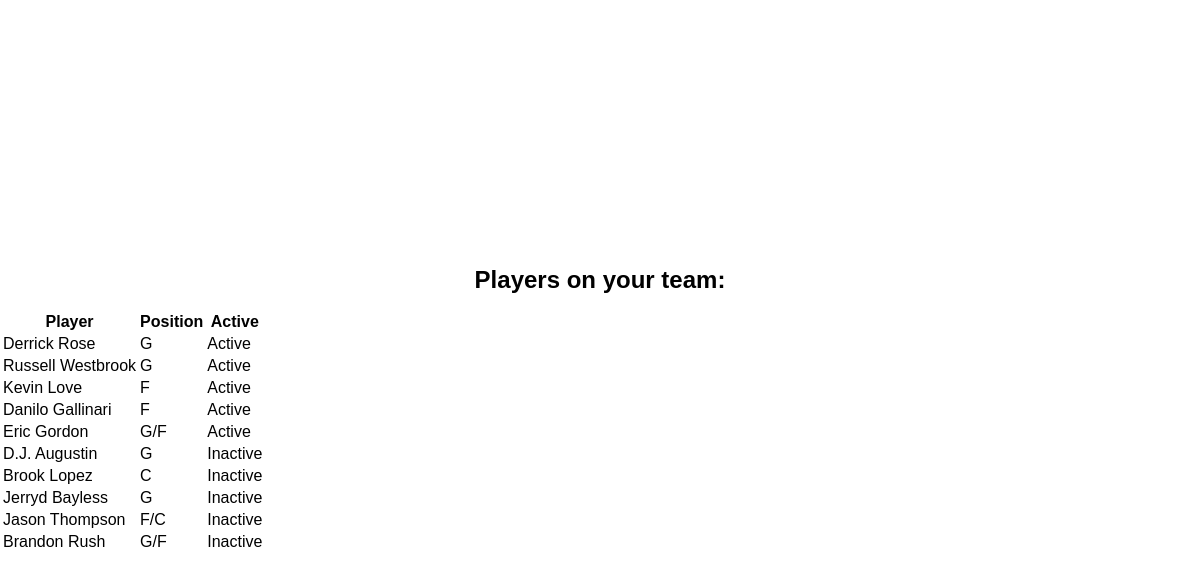
The app's page /team/33333333/1037 with its own data.
### tables this page shows
CREATE TABLE PlayerAthlete (
    LID INTEGER,
    PID INTEGER,
    teamID INTEGER, active INTEGER DEFAULT 0,
    PRIMARY KEY (LID, PID),
    FOREIGN KEY (LID) REFERENCES PlayerLeague(LID),
    FOREIGN KEY (PID) REFERENCES NBAPlayer(PID),
    FOREIGN KEY (teamID) REFERENCES PlayerTeam(teamID)
);

CREATE TABLE NBAPlayer (
    PID INTEGER PRIMARY KEY,
    TID INTEGER,
    playerName TEXT,
    prevPlayerScore REAL,
    position TEXT,
    FOREIGN KEY (TID) REFERENCES NBATeam(TID)
);

### app.py (the view)
@app.route('/team/<int:league_id>/<int:team_id>')
def view_team(league_id, team_id):
    conn = sqlite3.connect(DB_FILE)
    cursor = conn.cursor()
    user_id = session.get("user_id")
    cursor.execute("SELECT teamID FROM PlayerTeam WHERE LID = ? AND accountID = ?", (league_id, user_id))
    my_team = cursor.fetchone()
    is_owner = my_team is not None and my_team[0] == team_id
    query = """SELECT nba.playerName, nba.position, nba.PID, pa.active
            FROM NBAPlayer nba
            JOIN PlayerAthlete pa ON nba.PID = pa.PID
            WHERE pa.teamID = ? AND pa.LID = ?"""
    cursor.execute(query, (team_id, league_id))
    players_data = cursor.fetchall()
    players = []
    for player in players_data:
        players.append({
            'playerName': player[0],
            'position': player[1],
            'PID': player[2],
            'active': player[3]
        })
    conn.close()
    return render_template("team.html", players=players, league_id=league_id, team_id=team_id, is_owner=is_owner)

### templates/team.html (shortened to what this page needs)
<!DOCTYPE html>
<html lang="en">
<head>
    <link rel="stylesheet" href="{{ url_for('static', filename='style.css') }}">
</head>
<body>
    <div class="league-container">
        <h2>Players on your team:</h2>
            <table>
                <thead>
                    <tr>
                        <th>Player</th>
                        <th>Position</th>
                        <th>Active</th>
                    </tr>
                </thead>
                <tbody>
                    {% for player in players %}
                    <tr>
                        <td>{{ player.playerName }}</td>
                        <td>{{ player.position }}</td>
                        <td>
                            {% if is_owner %}
                            <input type="checkbox" name="active_pid" value="{{ player.PID }}"
                                {% if player.active %}checked{% endif %}>
                            {% else %}
                            {{ 'Active' if player.active else 'Inactive' }}
                            {% endif %}
                        </td>
                    </tr>
                    {% endfor %}
                </tbody>
            </table>
    </div>
</body>
</html>

### static/style.css (style rules this page uses)
body { font-family: sans-serif; display: flex; align-items: center; justify-content: center; min-height: 100vh; margin: 0; }
h2 { text-align: center; margin-bottom: 2vh; }
.league-container { padding-top: 2rem; padding-bottom: 2rem; width: 100%; max-width: 1200px; margin: 0 auto; }

### records on screen
PlayerAthlete: playerName "Derrick Rose", position "G", active "Active"
PlayerAthlete: playerName "Russell Westbrook", position "G", active "Active"
PlayerAthlete: playerName "Kevin Love", position "F", active "Active"
PlayerAthlete: playerName "Danilo Gallinari", position "F", active "Active"
PlayerAthlete: playerName "Eric Gordon", position "G/F", active "Active"
PlayerAthlete: playerName "D.J. Augustin", position "G", active "Inactive"
PlayerAthlete: playerName "Brook Lopez", position "C", active "Inactive"
PlayerAthlete: playerName "Jerryd Bayless", position "G", active "Inactive"
PlayerAthlete: playerName "Jason Thompson", position "F/C", active "Inactive"
PlayerAthlete: playerName "Brandon Rush", position "G/F", active "Inactive"
